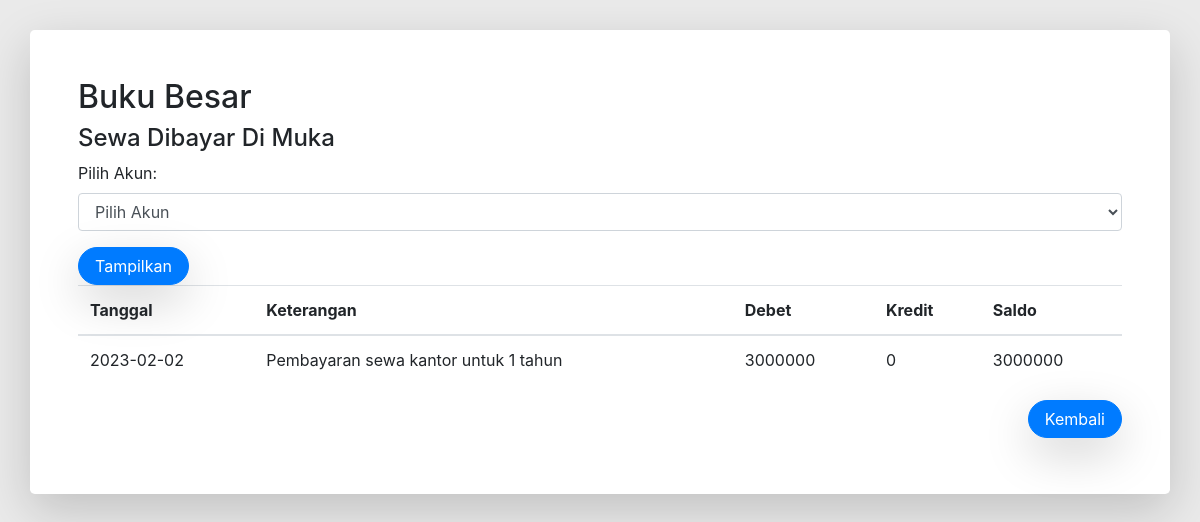
The page /buku_besar.php?selectedAccount=Sewa Dibayar Di Muka on the database its author committed.
### tables this page shows
CREATE TABLE `table_transaksi` (
  `no_transaksi` int(11) NOT NULL,
  `tanggal` date NOT NULL,
  `nama_transaksi` text NOT NULL,
  `akun_debet` varchar(30) NOT NULL,
  `akun_kredit` varchar(30) NOT NULL,
  `nominal` int(11) NOT NULL
);

### buku_besar.php (the view, shortened to what this page needs)
<!DOCTYPE html>
<html lang="en">
<head>
  <link rel="stylesheet" href="https://stackpath.bootstrapcdn.com/bootstrap/4.5.2/css/bootstrap.min.css">
</head>
<body>
  <div class="container bg-white rounded-lg p-5 shadow-lg">
    <div class="">
      <h2>Buku Besar</h2>
      <?php
      if (isset($_GET['selectedAccount']) && !empty($_GET['selectedAccount'])) {
          echo '<h4>' . $_GET['selectedAccount'] . '</h4>';
      }
      ?>
    </div>
    <form method="GET">
      <div class="form-group">
        <label for="selectAkun">Pilih Akun:</label>
        <select class="form-control" id="selectAkun" name="selectedAccount">
          <option value="">Pilih Akun</option>
          <?php
          $connection = mysqli_connect('localhost', 'root', '', 'aplikasiakuntansi');
          ?>
        </select>
      </div>
      <button type="submit" class="btn btn-primary rounded-pill px-3 shadow-lg">Tampilkan</button>
    </form>
    <?php
    if (isset($_GET['selectedAccount']) && !empty($_GET['selectedAccount'])) {
        $selectedAccount = $_GET['selectedAccount'];
        $query_buku_besar = "SELECT tanggal, nama_transaksi,
                                    CASE WHEN akun_debet = '$selectedAccount' THEN nominal ELSE 0 END AS debet,
                                    CASE WHEN akun_kredit = '$selectedAccount' THEN nominal ELSE 0 END AS kredit
                                    FROM table_transaksi
                                    WHERE akun_debet = '$selectedAccount' OR akun_kredit = '$selectedAccount'";
        $result_buku_besar = mysqli_query($connection, $query_buku_besar);
        echo '<table class="table">
                <thead>
                  <tr>
                    <th scope="col">Tanggal</th>
                    <th scope="col">Keterangan</th>
                    <th scope="col">Debet</th>
                    <th scope="col">Kredit</th>
                    <th scope="col">Saldo</th>
                  </tr>
                </thead>
                <tbody>';
        $saldo = 0;
        while ($row_buku_besar = mysqli_fetch_assoc($result_buku_besar)) {
            $saldo += $row_buku_besar['debet'] - $row_buku_besar['kredit'];
            $saldo_positif = abs($saldo);
            echo "<tr>";
            echo "<td>" . $row_buku_besar['tanggal'] . "</td>";
            echo "<td>" . $row_buku_besar['nama_transaksi'] . "</td>";
            echo "<td>" . $row_buku_besar['debet'] . "</td>";
            echo "<td>" . $row_buku_besar['kredit'] . "</td>";
            echo "<td>" . $saldo_positif . "</td>";
            echo "</tr>";
        }
        echo '</tbody></table>';
    }
    ?>
    <div class="text-right mb-2">
      <a href="index.php" class="btn btn-primary rounded-pill px-3 shadow-lg">Kembali</a>
    </div>
  </div>
</body>
</html>

### buku_besar.php (style rules this page uses)
body { padding-top: 30px; background: #eaeaea; }

### rows shown on the page
table_transaksi: tanggal "2023-02-02", nama_transaksi "Pembayaran sewa kantor untuk 1 tahun", debet "3000000", kredit "0", saldo_positif "3000000"

### other values the page prints
$_GET['selectedAccount'] "Sewa Dibayar Di Muka"
